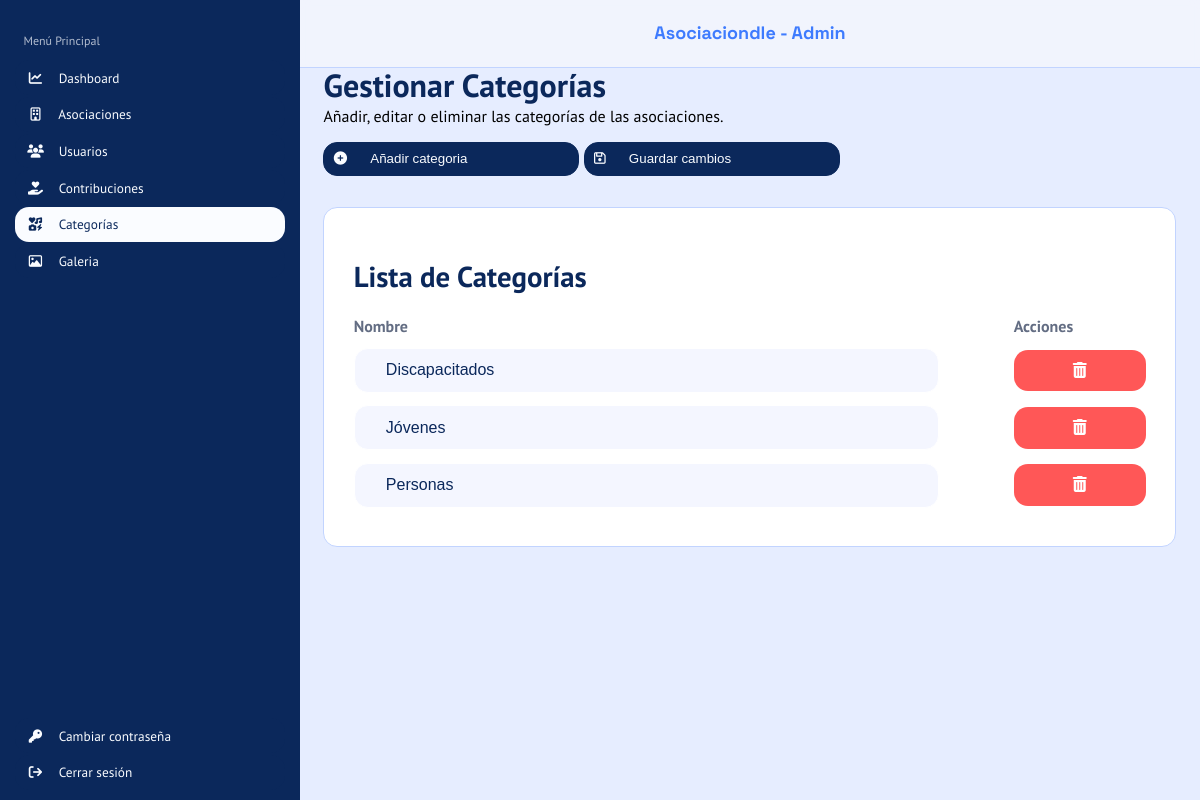
Screenshot of /php/index.php?c=Categorias&m=listar with the database file from the repository.
### tables this page shows
CREATE TABLE tipo_asoc(
	idTipoAsoc SMALLINT UNSIGNED PRIMARY KEY AUTO_INCREMENT,
    nombre VARCHAR(40) NOT NULL UNIQUE
);

### php/index.php (called while the page is built, shortened)
<?php
    $metodo = $_GET["m"] ?? METDEF;
    $objContro = new $instanciaControlador();
    $datos=$objContro->$metodo();
    include VISTAS.$objContro->vista;
?>

### php/config/conexion.php (called while the page is built, shortened)
<?php
    class Conexion{
        function __construct(){
            try{
                $this->conexion = new PDO("mysql:host=".SERVIDOR.";dbname=".BBDD,USUARIO,PASSWORD);
            }catch(PDOException $e){
                echo $e->getMessage();
            }
        }
    }
?>

### php/controladores/conCategorias.php (called while the page is built, shortened)
<?php
    require_once __DIR__.'/../modelos/modCategorias.php';
    class ConCategorias{
        function __construct(){
            $this->modeloCat = new ModCategorias();
        }
        public function listar(){
            $datos['categoria'] = $this->modeloCat->listar();
            return $datos;
        }
    }
?>

### php/modelos/modCategorias.php (called while the page is built, shortened)
<?php
    require_once __DIR__.'/../config/conexion.php';
    class ModCategorias extends Conexion{
        public function listar(){
            $sql = "SELECT * FROM tipo_asoc ORDER BY nombre";
            $stmt = $this->conexion->prepare($sql);
            $stmt->execute();
            $datos = $stmt->fetchAll(PDO::FETCH_ASSOC);
            return $datos;
        }
    }
?>

### php/vistas/admin/vistaGestionCategorias.php (the view, shortened to what this page needs)
<html>
    <head>
        <link rel="stylesheet" href="../src/css/styleAdmin.css">
        <link rel="stylesheet" href="https://cdnjs.cloudflare.com/ajax/libs/font-awesome/6.5.0/css/all.min.css">
    </head>
    <body class="asociacionContribucion">
        <header>
            <span>Asociaciondle - Admin</span>
        </header>
        <nav>
            <h3>Menú Principal</h3>
            <ul>
                <li>
                    <a href="index.php?c=Dashboard&m=cargarPagina">
                        <button>
                            <i class="fa-solid fa-chart-line"></i>
                            <span>Dashboard</span>
                        </button>
                    </a>
                </li>
                <li>
                    <a href="index.php?c=Asociacion&m=listar">
                        <button>
                            <i class="fa-regular fa-building"></i>
                            <span>Asociaciones</span>
                        </button>
                    </a>
                </li>
                <li>
                    <a href="index.php?c=Usuarios&m=cargarPagina">
                        <button>
                            <i class="fa-solid fa-users"></i>
                            <span>Usuarios</span>
                        </button>
                    </a>
                </li>
                <li>
                    <a href="index.php?c=Contribucion&m=listar">
                        <button>
                            <i class="fa-solid fa-hand-holding-heart"></i>
                            <span>Contribuciones</span>
                        </button>
                    </a>
                </li>
                <li>
                    <a href="index.php?c=Categorias&m=listar">
                        <button class="paginaSeleccionada">
                            <i class="fa-solid fa-icons"></i>
                            <span>Categorías</span>
                        </button>
                    </a>
                </li>
                <li>
                    <a href="index.php?c=Galeria&m=cargarPagina">
                        <button>
                            <i class="fa-regular fa-image"></i>
                            <span>Galeria</span>
                        </button>
                    </a>
                </li>
            </ul>
            <ul class="ul-inferior">
                <li>
                    <a href="index.php?c=CambioAdmin&m=cargarPagina">
                        <button>
                            <i class="fa-solid fa-key"></i>
                            <span>Cambiar contraseña</span>
                        </button>
                    </a>
                </li>
                <li>
                    <a href="index.php?c=Login&m=cerrarSesion">
                        <button>
                            <i class="fa-solid fa-arrow-right-from-bracket"></i>
                            <span>Cerrar sesión</span>
                        </button>
                    </a>
                </li>
            </ul>
        </nav>
        <main>
            <form action="index.php?c=Categorias&m=procesarModificar" method="POST" enctype="multipart/form-data">
                <div id="bloqueGestionContribuciones">
                    <h1>Gestionar Categorías</h1>
                    <p>Añadir, editar o eliminar las categorías de las asociaciones.</p>
                    <button id="abrirModal" type="button">
                        <i class="fa-solid fa-circle-plus"></i>
                        <span>Añadir categoria</span>
                    </button>
                    <button type="submit">
                        <i class="fa-regular fa-floppy-disk"></i>
                        <span>Guardar cambios</span>
                    </button>
                </div>
                <div id="bloqueListaCategorias">
                    <h2>Lista de Categorías</h2>
                    <div class="fila encabezado">
                        <span>Nombre</span>
                        <span>Acciones</span>
                    </div>
                    <?php if(!empty($datos['categoria'])): ?>
                        <?php foreach ($datos['categoria'] as $c): ?>
                            <div class="fila">
                                <input type="text" name="nombre[<?= $c['idTipoAsoc'] ?>]" value="<?= $c['nombre'] ?>">
                                <a class="btn-eliminar" href="index.php?c=Categorias&m=borrar&idTipoAsoc=<?= $c['idTipoAsoc'] ?>">
                                    <i class="fa-solid fa-trash-can"></i>
                                </a>
                            </div>
                        <?php endforeach; ?>
                    <?php else: ?>
                        <p>No hay categorías registradas.</p>
                    <?php endif; ?>
                </div>
            </form>
        </main>
    </body>
</html>

### src/css/styleAdmin.css (style rules this page uses)
:root { --azul-marino: #0b285b; --azul-celeste: #3e7bfe; --azul-borde-header: #c2d4ff; --blanco-texto-boton: #fafcff; --blanco-fondo-header: rgba(245, 247, 252, 0.7); --blanco-fondo-main: #e6edff; --blanco-fondo-sections: #fbfcfd; --gris-titulo-nav: #b2bcce; --gris-subtitulo-main: #636d83; --rojo-superadmin: #ef4444; --fuente-header: "Space Grotesk", sans-serif; --fuente-titulos: "Space Grotesk", sans-serif; --fuente-titulo-nav: "PT Sans", sans-serif; --fuente-regular: "PT Sans", sans-serif; --colorFondo:#e6edff; --colorTitulo:#4B7BFC; --colorTituloFormulario:#102E59; --colorFondoFormulario:#FCFDFF; --colorBotonInicioYRegistro:#f4f6fa; --colorBotonInicioYCrearCuenta:#4B7BFC; --colorP:#6A6F81; --bordeRadius:10px; --colorLabel:#102E59; --fuenteTitulo:Space Grotesk; --fueteP:PT Sans; --blanco-fondo-header: rgba(245, 247, 252, 0.7); --azul-borde-header: #c2d4ff; }
.asociacionContribucion { max-width: 100%; margin: 0; padding-left: 25%; background-color: var(--blanco-fondo-main); }
.asociacionContribucion header { width: 75%; height: 8.33vh; background-color: var(--blanco-fondo-header, #eff3fc); position: fixed; left: 25%; font-family: var(--fuente-header); font-size: 1.125rem; font-weight: 700; color: var(--azul-celeste, #3e7bfe); border-bottom: 1px solid var(--azul-borde-header, #c2d4ff); text-align: center; line-height: 8.33vh; backdrop-filter: blur(5px); top: 0; z-index: 10; }
.asociacionContribucion nav { width: 25%; height: 100vh; position: fixed; background-color: var(--azul-marino, #0b285b); font-family: var(--fuente-titulo-nav); left: 0; top: 0; z-index: 10; }
.asociacionContribucion main { width: 94.79%; background-color: var(--blanco-fondo-main, #e6edff); padding: 2.60vh 2.60%; }
#bloqueGestionContribuciones { font-family: var(--fuente-titulo-nav); border: var(--azul-marino); width: 100%; }
#bloqueListaCategorias { width: 92.85%; background: white; padding: 3.25vh 3.43%; border: 1px solid var(--azul-borde-header, #c2d4ff); border-radius: 14px; margin-top: 3.90vh; font-family: var(--fuente-titulo-nav); }
@media screen and (min-width: 769px) { .asociacionContribucion { max-width: 1024px; padding-left: 25%; } }
@media screen and (min-width: 769px) { .asociacionContribucion nav { width: 25%; height: 100vh; position: fixed; } }
@media screen and (min-width: 769px) { .asociacionContribucion header { width: 75%; left: 25%; position: fixed; } }
@media screen and (min-width: 769px) { .asociacionContribucion main { padding-top: 64px; } }

### rows the page displays
tipo_asoc: nombre "Discapacitados"
tipo_asoc: nombre "Jóvenes"
tipo_asoc: nombre "Personas"
